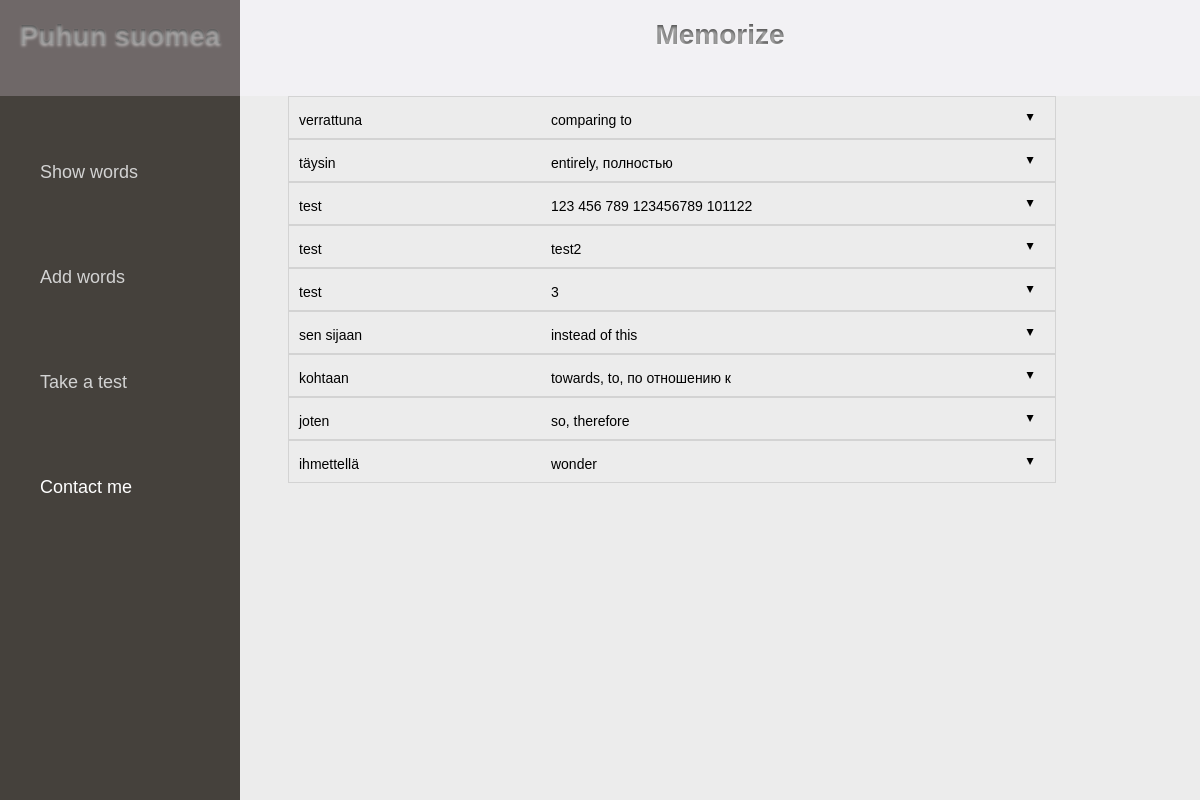
The app's page /, older data.
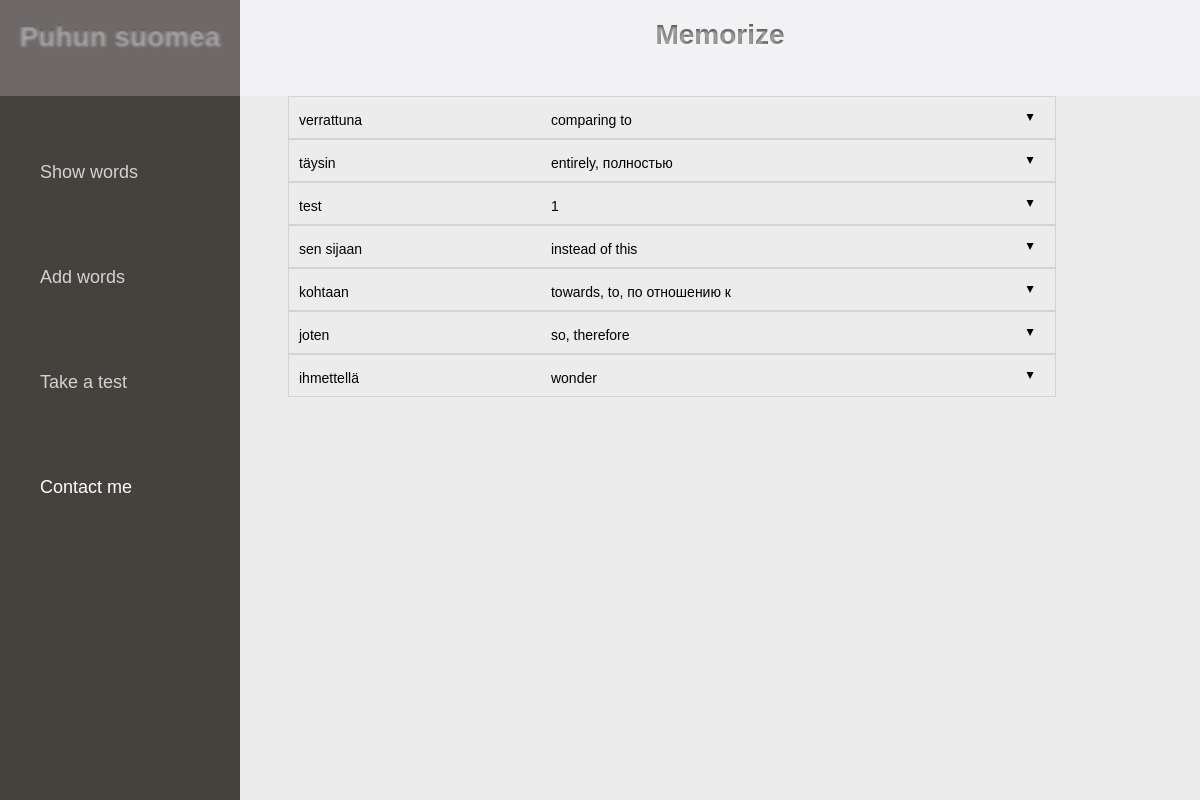
The same page, newer data.
### sanat/models.py (models this page shows, shortened)
class Word(models.Model):
	fi = models.TextField(max_length=50)
	en = models.TextField(max_length=100)
	TYYPIT = (
				('V', 'Verbi'),
				('S', 'Substantiivi'),
				('E', 'Ei mitaan'),
			)
	tyyppi = models.TextField(choices = TYYPIT, default='E')

### sanat/views.py (the view)
# urls.py: url(r'^$', views.index, name='index'),
def index(request):
	context = {
		'words_list': models.Word.objects.order_by('-fi'),
		'site_title':"Home | Puhun suomea"
		}
	return render(request, "sanat/index.html", context,)

### templates/sanat/index.html (shortened to what this page needs)
{% extends 'sanat/base.html' %}
{% block content %}
		<div class="content">
			<div class="text-content">
				{% for word in words_list %}
					<div class="each-word">
						<ul class="accordion css-accordion">
						  <li class="accordion-item">
						    <label for="word{{ forloop.counter }}" class="accordion-item-hd">
								<div class="fi-text-content">{{ word.fi }}</div>
								<div class="en-text-content">{{ word.en }}</div>
						    	<span class="accordion-item-hd-cta">&#9650;</span>
						    </label>
						    <div id="div{{ forloop.counter }}"class="accordion-item-bd">
								{% with word.example_set.all as examples %}
								{% for example in examples %}
									<div> {{ forloop.counter }}. {{ example.fi }} - {{ example.en }} </div>
									<br />
								{% endfor %}
								{% endwith %}
								<a class='add-example' href="#">Add an example</a>&nbsp&nbsp&nbsp
								<a class='edit-word' href="#">Edit word</a>&nbsp&nbsp&nbsp
								<a href="{% url 'delete_word' word.id %}">Delete word</a>&nbsp&nbsp&nbsp
							</div>
						  </li>
						</ul>
					</div>
				{% endfor %}
			</div>
		</div>
{% endblock content %}

Row changes from the older to the newer data that the page shows:
removed Word: fi "test", en "123 456 789 123456789 101122"
removed Word: fi "test", en "test2"
removed Word: fi "test", en "3"
added Word: fi "test", en "1"
